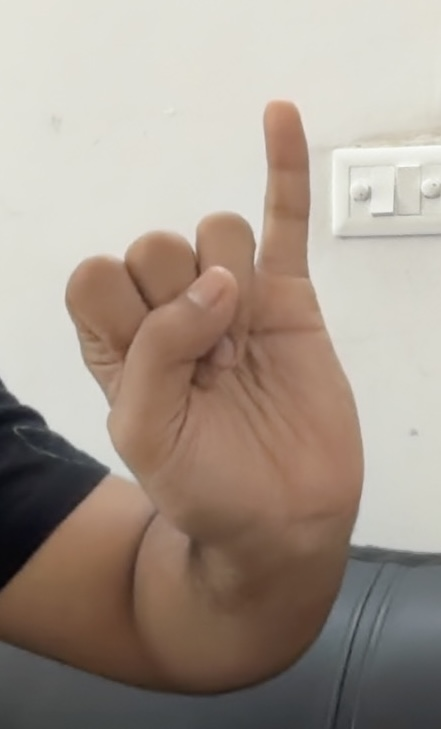
#> input picture live_testing/12.jpg, 441 x 729 px, found by its file name
$ python flip.py
#> lines starting #> are read from the running program, lines starting #| are printed output that depends on the picture
import cv2

img = cv2.imread("live_testing/12.jpg")
#> img is the input picture: shape (729, 441, 3); mean B, G, R 140.9, 152.2, 164.8
flipped = cv2.flip(img, 1)  # 1 for horizontal flip, 0 for vertical
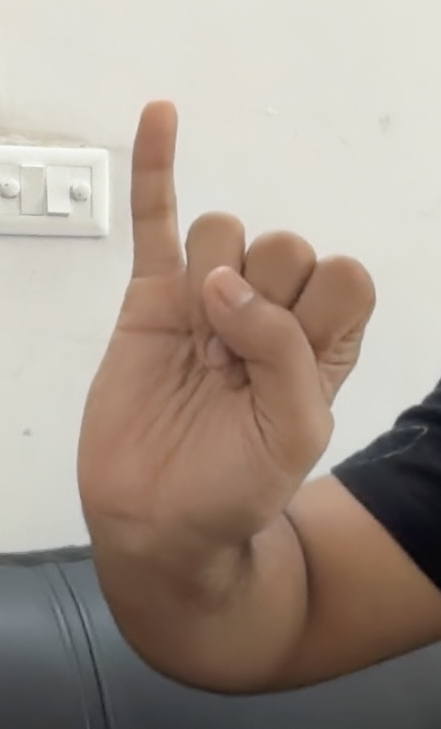
#> flipped: shape (729, 441, 3); mean B, G, R 140.9, 152.2, 164.8
cv2.imwrite("live_testing/flipped_12.jpg", flipped)

$ run again, with live_testing/1.jpg copied over live_testing/12.jpg
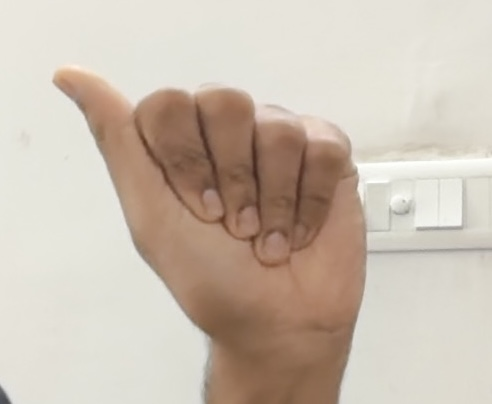
#> input picture live_testing/1.jpg, 492 x 404 px, found by its file name
#> img is the input picture: shape (404, 492, 3); mean B, G, R 177.1, 190.6, 203.2
#> `flipped = cv2.flip(img, 1)`:
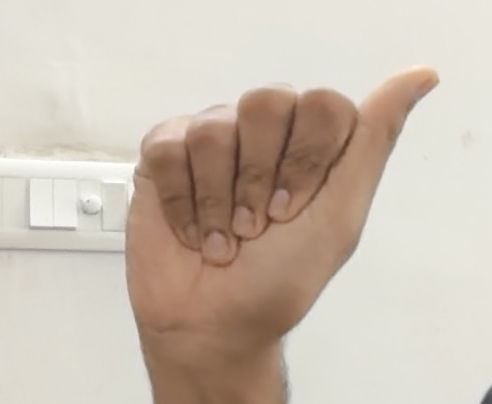
#> flipped: shape (404, 492, 3); mean B, G, R 177.1, 190.6, 203.2

$ run again, with live_testing/10.jpg copied over live_testing/12.jpg
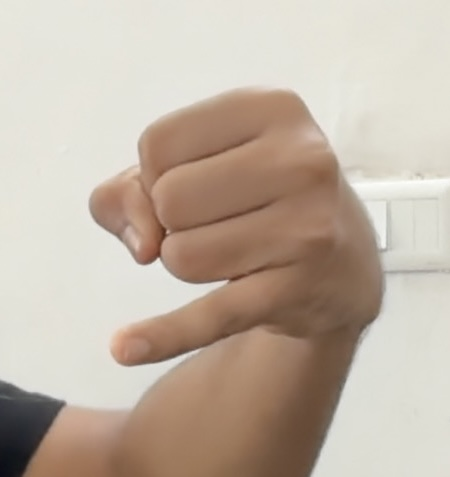
#> input picture live_testing/10.jpg, 450 x 477 px, found by its file name
#> img is the input picture: shape (477, 450, 3); mean B, G, R 165.5, 179.7, 193.6
#> `flipped = cv2.flip(img, 1)`:
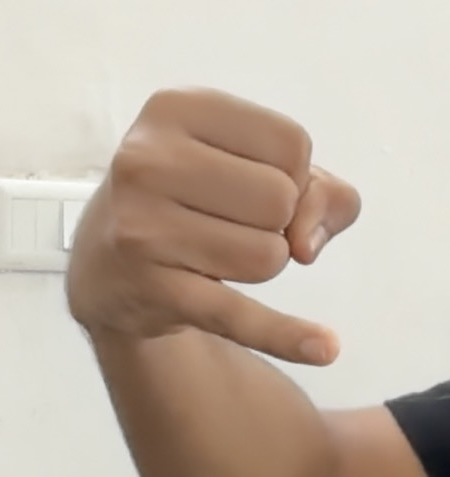
#> flipped: shape (477, 450, 3); mean B, G, R 165.5, 179.7, 193.6

$ run again, with live_testing/11.jpg copied over live_testing/12.jpg
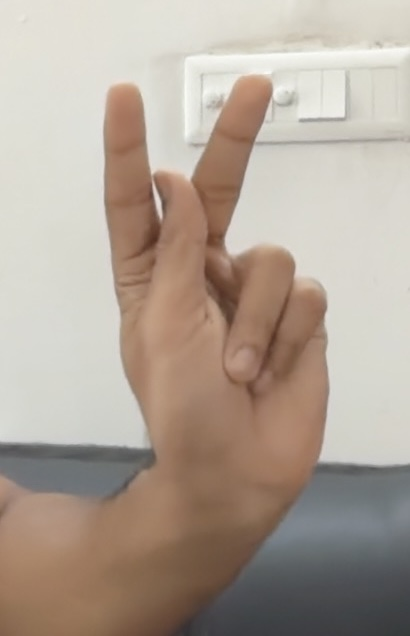
#> input picture live_testing/11.jpg, 410 x 636 px, found by its file name
#> img is the input picture: shape (636, 410, 3); mean B, G, R 151.7, 163.8, 176.9
#> `flipped = cv2.flip(img, 1)`:
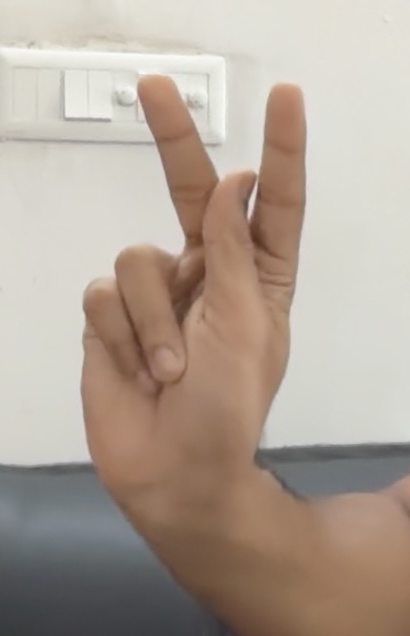
#> flipped: shape (636, 410, 3); mean B, G, R 151.7, 163.8, 176.9
